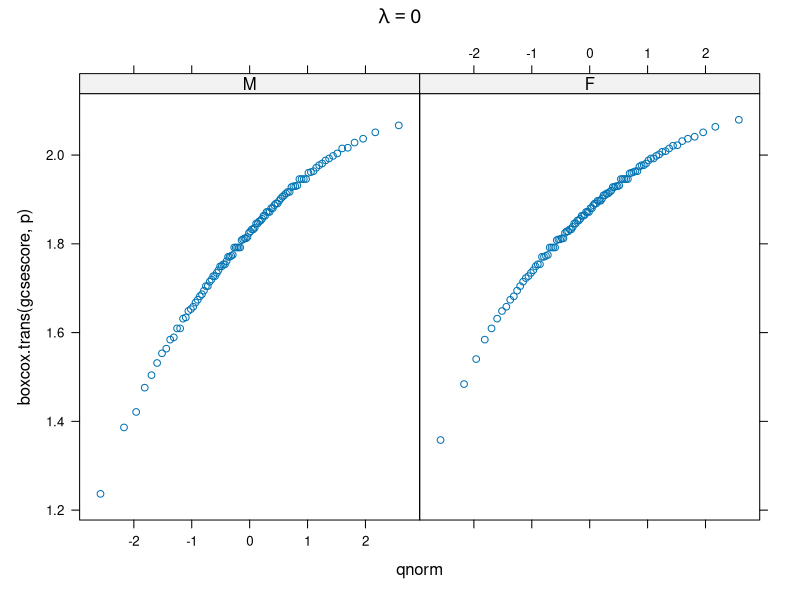
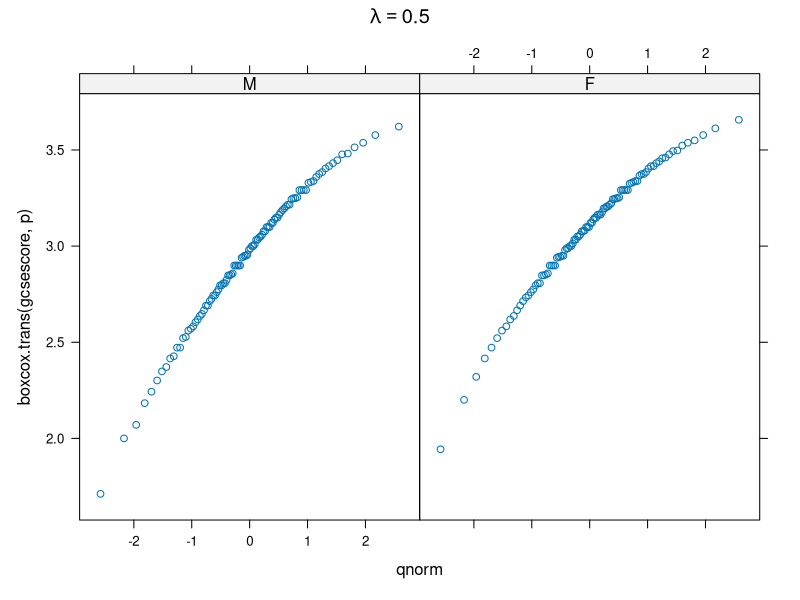
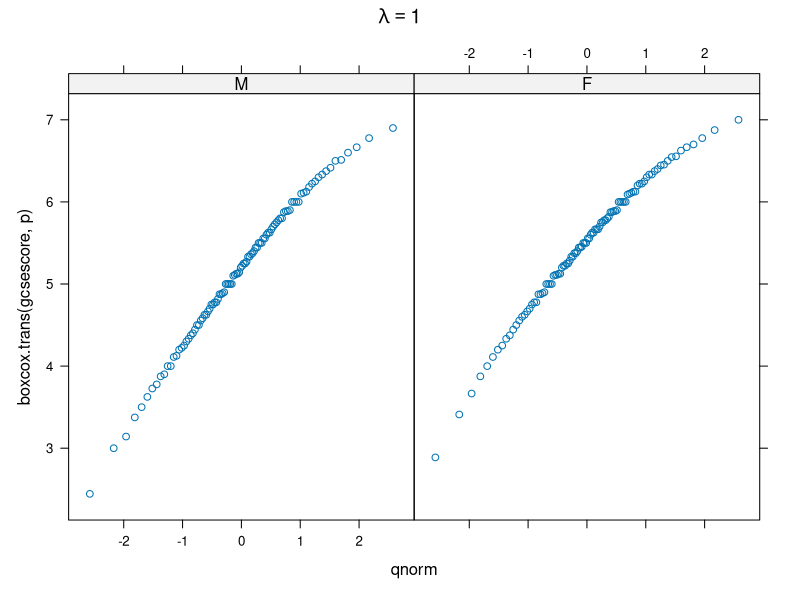
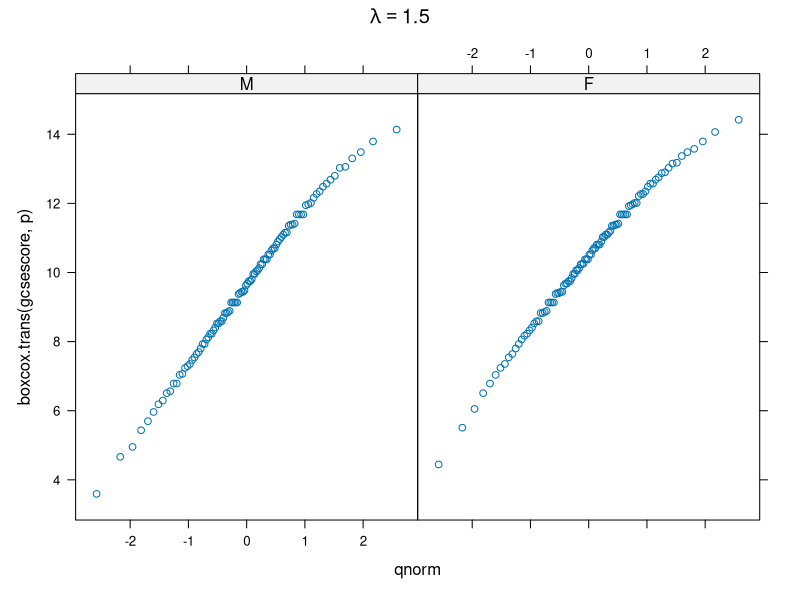
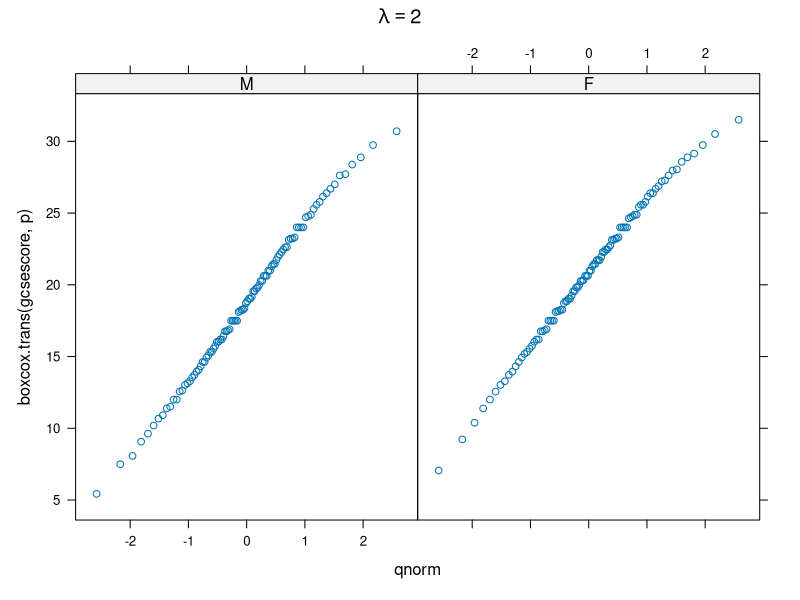
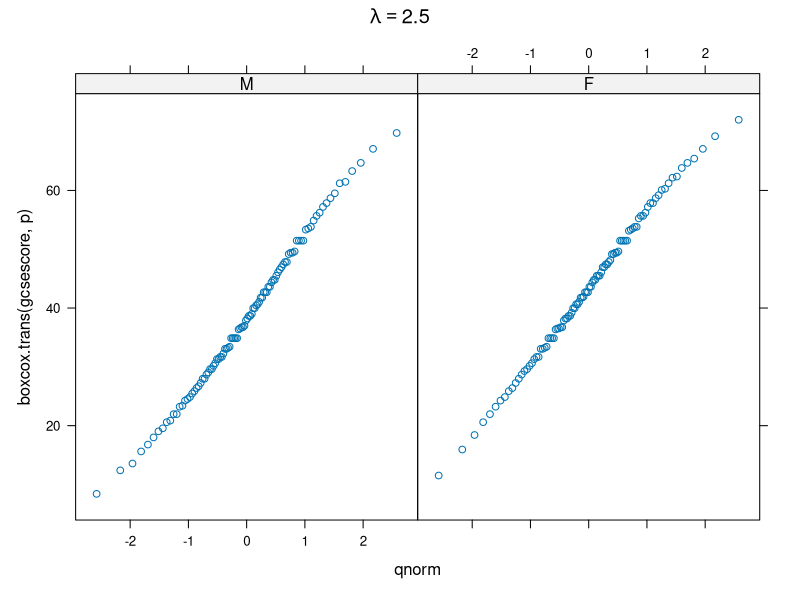
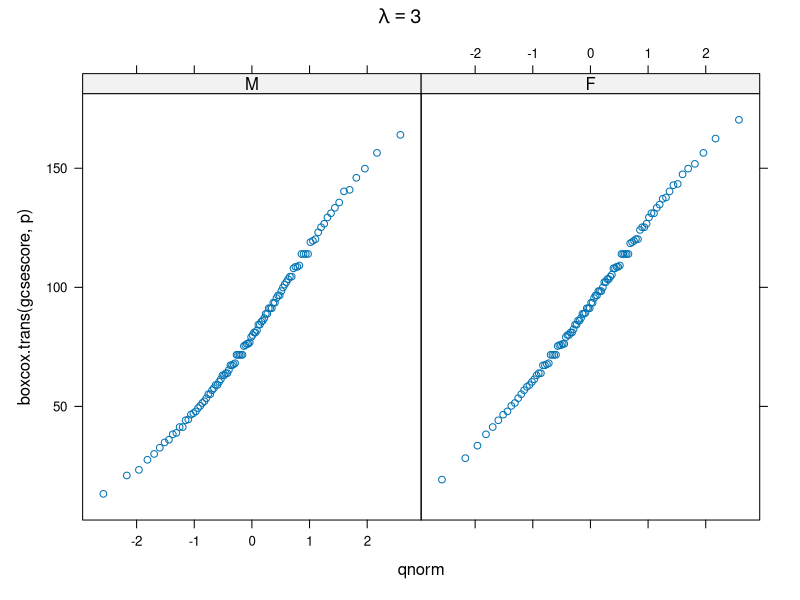
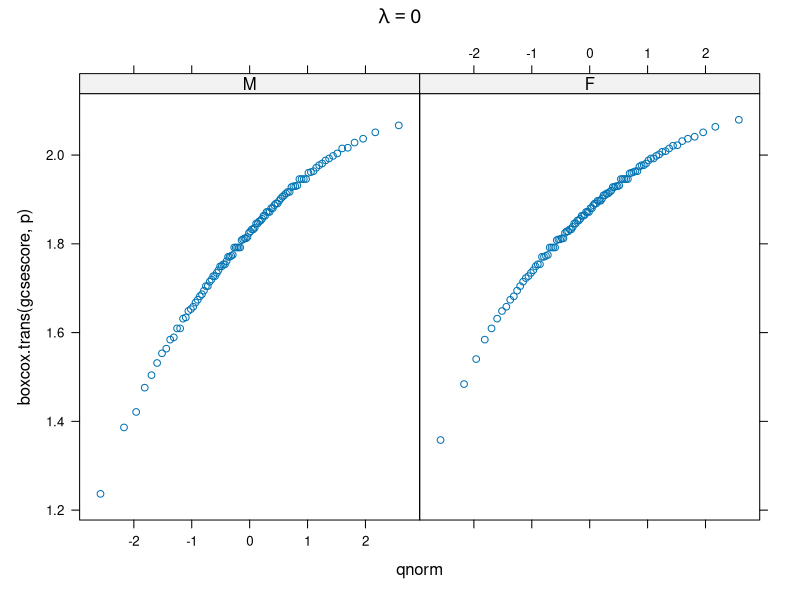

These figures' R source, in order:
## ---- chunk 1
library(lattice)
## ---- chunk 2
boxcox.trans <- function(x, lambda) {
  if (lambda == 0) log(x) else (x^lambda - 1) / lambda
}
## ---- chunk 3
data(Chem97, package = "mlmRev")
for (p in seq(0, 3, by = 0.5)) {
  plot(
    qqmath(
      ~ boxcox.trans(gcsescore, p) | gender,
      data = Chem97,
      f.value = ppoints(100),
      main = as.expression(substitute(lambda == v, list(v = p)))
    )
  )
}
## ---- chunk 4
form <- ~ boxcox.trans(gcsescore, p) | gender
qqboxcox <- function(lambda) {
  for (p in lambda) {
    plot(
      qqmath(
        ~ boxcox.trans(gcsescore, p) | gender,
        data = Chem97,
        f.value = ppoints(100),
        main = as.expression(substitute(lambda == v, list(v = p)))
      )
    )
  }
}
qqboxcox(lambda = seq(0, 3, by = 0.5))
## ---- chunk 5
Titanic1 <- as.data.frame(as.table(Titanic[, , "Adult", ]))
Titanic1
## ---- chunk 6
barchart(
  Class ~ Freq | Sex,
  data = Titanic1,
  groups = Survived,
  stack = TRUE,
  auto.key = list(title = "Survived", columns = 2)
)
## ---- chunk 7
Titanic2 <-
  reshape(Titanic1,
    direction = "wide", v.names = "Freq",
    idvar = c("Class", "Sex"), timevar = "Survived"
  )
names(Titanic2) <- c("Class", "Sex", "Dead", "Alive")
Titanic2
## ---- chunk 8
barchart(Class ~ Dead + Alive | Sex,
  data = Titanic2, stack = TRUE,
  auto.key = list(columns = 2)
)
## ---- chunk 9
barchart(Class ~ Dead + Alive | Sex,
  data = Titanic2,
  stack = TRUE,
  outer = TRUE,
  auto.key = list(columns = 2)
)
## ---- chunk 10
data(Gcsemv, package = "mlmRev")
Gcsemv
## ---- chunk 11
xyplot(
  written ~ course | gender,
  data = Gcsemv,
  type = c("g", "p", "smooth"),
  xlab = "Coursework score",
  ylab = "Written exam score",
  panel = function(x, y, ...) {
    panel.xyplot(x, y, ...)
    panel.rug(x = x[is.na(y)], y = y[is.na(x)])
  }
)
## ---- chunk 12
qqmath(~ written + course,
  data = Gcsemv,
  type = c("p", "g"),
  outer = TRUE,
  groups = gender,
  auto.key = list(columns = 2),
  f.value = ppoints(200),
  ylab = "Score"
)
## ---- chunk 13
x1 <- rexp(2000)
x1 <- x1[x1 > 1]
x2 <- rexp(1000)
## ---- chunk 14
qqmath(~ x1 + x2, distribution = qexp)
## ---- chunk 15
qqmath(~ c(x1, x2),
  distribution = qexp,
  groups = rep(c("x1", "x2"), c(length(x1), length(x2)))
)
## ---- chunk 16
df1 <- data.frame(group = "x1", value = x1)
df2 <- data.frame(group = "x2", value = x2)
df <- rbind(df1, df2)
qqmath(~value,
  data = df,
  distribution = qexp,
  groups = group
)
## ---- chunk 17
str(make.groups(x1, x2))
## ---- chunk 18
qqmath(~data, make.groups(x1, x2),
  groups = which,
  distribution = qexp,
  aspect = "iso",
  type = c("p", "g")
)
## ---- chunk 19
str(beaver1)
## ---- chunk 20
str(beaver2)
## ---- chunk 21
beavers <- make.groups(beaver1, beaver2)
str(beavers)
## ---- chunk 22
beavers
## ---- chunk 23
beavers$hour <-
  with(beavers, time %/% 100 + 24 * (day - 307) + (time %% 100) / 60)
## ---- chunk 24
xyplot(
  temp ~ hour | which,
  data = beavers,
  groups = activ,
  auto.key = list(text = c("inactive", "active"), columns = 2),
  xlab = "Time(hours)",
  ylab = "Body Temperature (C)",
  scales = list(x = list(relation = "sliced"))
)
## ---- chunk 25
barchart(
  Class ~ Freq | Sex,
  data = as.data.frame(Titanic),
  subset = (Age == "Adult"),
  groups = Survived,
  stack = TRUE,
  auto.key = list(title = "Survived", columns = 2)
)
## ---- chunk 26
data(USAge.df, package = "latticeExtra")
head(USAge.df)
## ---- chunk 27
xyplot(
  Population ~ Age | factor(Year),
  data = USAge.df,
  groups = Sex,
  subset = Year %in% seq(1905, 1975, by = 10),
  type = c("l", "g"),
  auto.key = list(points = FALSE, lines = TRUE, columns = 2)
)
## ---- chunk 28
USAge.df |>
  subset(Age %in% c(0, 10, 20)) |>
  xyplot(
    data = _,
    Population ~ Year | factor(Age),
    groups = Sex,
    type = "l",
    strip = FALSE,
    strip.left = TRUE,
    layout = c(1, 3),
    ylab = "Population (millions)",
    auto.key = list(lines = TRUE, points = FALSE, columns = 2)
  )
## ---- chunk 29
xyplot(
  Population ~ Year | factor(Year - Age),
  data = USAge.df,
  groups = Sex,
  subset = (Year - Age) %in% 1894:1905,
  type = c("g", "l"),
  ylab = "Population (millions)",
  auto.key = list(lines = TRUE, points = FALSE, columns = 2)
)
## ---- chunk 30
xyplot(
  stations ~ mag,
  data = quakes,
  jitter.x = TRUE,
  type = c("p", "smooth"),
  xlab = "Magnitude (Richter)",
  ylab = "Number of stations reporting"
)
## ---- chunk 31
quakes$Mag <- equal.count(quakes$mag, number = 10, overlap = 0.2)
## ---- chunk 32
summary(quakes$Mag)
## ---- chunk 33
as.character(levels(quakes$Mag))
## ---- chunk 34
ps.mag <- plot(quakes$Mag,
  ylab = "Level",
  xlab = "Magnitude (Richter)"
)
ps.mag
## ---- chunk 35
bwp.quakes <-
  bwplot(
    stations ~ Mag,
    data = quakes,
    xlab = "Magnitude",
    ylab = "Number of stations reporting"
  )
bwp.quakes
## ---- chunk 36
plot(bwp.quakes, position = c(0, 0, 1, 0.65))
plot(ps.mag, position = c(0, 0.65, 1, 1), newpage = FALSE)
## ---- chunk 37
bwplot(sqrt(stations) ~ Mag, quakes,
  scales =
    list(x = list(
      limits = as.character(levels(quakes$Mag)),
      rot = 45
    )),
  xlab = "Magnitude (Richter)",
  ylab = expression(sqrt("Number of stations"))
)
## ---- chunk 38
qqmath(
  ~ sqrt(stations) | Mag,
  data = quakes,
  type = c("p", "g"),
  pch = ".",
  cex = 3,
  prepanel = prepanel.qqmathline,
  aspect = "xy",
  strip = strip.custom(strip.levels = TRUE, strip.names = FALSE),
  xlab = "Standard normal quantiles",
  ylab = expression(sqrt("Number of"))
)
## ---- chunk 39
xyplot(stations ~ mag,
  data = quakes,
  panel = panel.bwplot,
  horizontal = FALSE,
  box.ratio = 0.05
)
## ---- chunk 40
xyplot(
  sqrt(stations) ~ mag,
  data = quakes,
  cex = 0.6,
  panel = panel.bwplot,
  horizontal = FALSE,
  box.ratio = 0.05,
  xlab = "Magnitude (Richter)",
  ylab = expression(sqrt("Number of stations"))
)
## ---- chunk 41
state.density <-
  data.frame(
    name = state.name,
    area = state.x77[, "Area"],
    population = state.x77[, "Population"],
    region = state.region
  )
state.density$density <- with(state.density, population / area)
## ---- chunk 42
dotplot(
  reorder(name, density) ~ density,
  data = state.density,
  xlab = "population Density (thousands per square mile)"
)
## ---- chunk 43
state.density$Density <-
  shingle(state.density$density,
    intervals = rbind(c(0, 0.2), c(0.2, 1))
  )
## ---- chunk 44
dotplot(
  reorder(name, density) ~ density | Density,
  data = state.density,
  strip = FALSE,
  layout = c(2, 1),
  levels.fos = 1:50,
  scales = list(x = "free"),
  between = list(x = 0.5),
  xlab = "Population Density (thousands per square mile)",
  par.settings = list(layout.widths = list(panel = c(2, 1)))
)
## ---- chunk 45
cutAndStack <-
  function(x, number = 6, overlap = 0.1, type = "l", xlab = "Time",
           ylab = deparse(substitute(x)), ...) {
    time <- if (is.ts(x)) time(x) else seq_along(x)
    Time <- equal.count(as.numeric(time), number = number, overlap = overlap)
    xyplot(as.numeric(x) ~ time | Time,
      type = type, xlab = xlab, ylab = ylab,
      default.scales = list(
        x = list(relation = "free"),
        y = list(relation = "free")
      ),
      ...
    )
  }

cutAndStack(EuStockMarkets[, "DAX"],
  overlap = 0,
  # aspect = "xy",
  layout = c(1, 6),
  scales = list(x = list(draw = FALSE), y = list(rot = 0))
)
## ---- chunk 46
xyplot(EuStockMarkets[, "DAX"],
  type = c("g", "l")
)
## ---- chunk 47
dotplot(
  reorder(name, density) ~ 1000 * Density,
  data = state.density,
  scales = list(x = list(log = 10)),
  xlab = "Density (per square mile)"
)
## ---- chunk 48
state.density$region <-
  with(state.density, reorder(region, density, median))
state.density
## ---- chunk 49
state.density$name <-
  with(
    state.density,
    reorder(reorder(name, density), as.numeric(region))
  )
## ---- chunk 50
p1 <-
  dotplot(name ~ 1000 * density | region,
    data = state.density,
    strip = FALSE,
    strip.left = TRUE,
    layout = c(1, 4),
    scales = list(x = list(log = 10), y = list(relation = "free")),
    xlab = "Density(per square mile"
  )
p1
## ---- chunk 51
library(latticeExtra)
## ---- chunk 52
p1
resizePanels()
## ---- chunk 53
data(USCancerRates)
xyplot(
  rate.male ~ rate.female | state,
  data = USCancerRates,
  aspect = "iso",
  pch = ".",
  cex = 2,
  index.cond = function(x, y) {
    median(y - x, na.rm = TRUE)
  },
  scales = list(log = 2, at = c(75, 150, 300, 600)),
  panel = function(...) {
    panel.grid(h = -1, v = -1)
    panel.abline(0, 1)
    panel.xyplot(...)
  },
  xlab = "Deaths Due to Cancer Among Females (per 100,000)",
  ylab = "Deaths Due to Cancer Among Maels (per 100,000)",
  layout = c(7, 7),
  par.strip.text = list(cex = 0.9)
)
## ---- chunk 54
strip.style4 <- function(..., style) {
  strip.default(..., style = 4)
}

data(Chem97, package = "mlmRev")
qqmath(
  ~ gcsescore | factor(score),
  data = Chem97,
  groups = gender,
  type = c("l", "g"),
  aspect = "xy",
  auto.key = list(points = FALSE, lines = TRUE, columns = 2),
  f.value = ppoints(100),
  strip = strip.style4,
  xlab = "Standard normal quantiles",
  ylab = "Average GCSE score"
)
## ---- chunk 55
qqmath(
  ~ gcsescore | factor(score),
  data = Chem97,
  groups = gender,
  type = c("l", "g"),
  aspect = "xy",
  auto.key = list(points = FALSE, lines = TRUE, columns = 2),
  f.value = ppoints(100),
  strip = strip.custom(style = 4),
  xlab = "Standard normal quantiles",
  ylab = "Average GCSE score"
)
## ---- chunk 56
strip.combined <-
  function(which.given, which.panel, factor.levels, ...) {
    if (which.given == 1) {
      panel.rect(0, 0, 1, 1, col = "grey90", border = 1)
      panel.text(
        x = 0, y = 0.5, pos = 4,
        lab = factor.levels[which.panel[which.given]]
      )
    }
    if (which.given == 2) {
      panel.text(
        x = 1, y = 0.5, pos = 2,
        lab = factor.levels[which.panel[which.given]]
      )
    }
  }

qqmath(
  ~ gcsescore | factor(score) + gender,
  data = Chem97,
  f.value = ppoints(100),
  type = c("l", "g"),
  aspect = "xy",
  strip = strip.combined,
  par.strip.text = list(lines = 0.5),
  xlab = "Standard normal quantiles",
  ylab = "Average GCSE score"
)
## ---- chunk 57
p1 <- stripplot(
  sqrt(abs(residuals(lm(yield ~ variety + year + site)))) ~ site,
  data = barley,
  groups = year,
  jitter.data = TRUE,
  auto.key = list(points = TRUE, lines = TRUE, columns = 2),
  type = c("p", "a"),
  fun = median,
  ylab = expression(abs("Residual Barley Yield")^{
    1 / 2
  })
)
p1
## ---- chunk 58
morris <- barley$site == "Morris"
barley$year[morris] <-
  ifelse(barley$year[morris] == "1931", "1932", "1931")
p1
